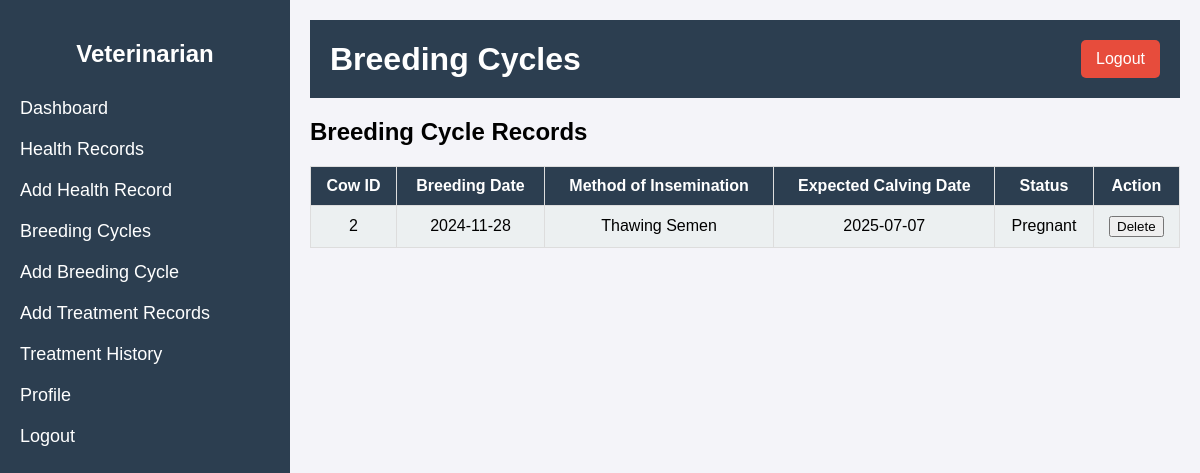
The page /breeding_cycles.php (signed in) on the database its author committed.
### tables this page shows
CREATE TABLE `tblbreeding_cycles` (
  `cycle_id` int(10) UNSIGNED NOT NULL,
  `cow_id` int(10) UNSIGNED NOT NULL,
  `breeding_date` date DEFAULT NULL,
  `method_of_insemination` varchar(100) DEFAULT NULL,
  `expected_calving_date` date DEFAULT NULL,
  `status` varchar(50) NOT NULL,
  `created_at` datetime DEFAULT current_timestamp()
);

### breeding_cycles.php (the view, shortened to what this page needs)
<?php
include('db_connect.php');
$query = "SELECT * FROM tblbreeding_cycles ORDER BY breeding_date DESC";
$result = mysqli_query($con, $query);
?>
<!DOCTYPE html>
<html lang="en">
<head>
    <link rel="stylesheet" href="style2.css">
</head>
<body>
    <div class="container">
        <div class="sidebar">
            <h2>Veterinarian</h2>
            <ul>
                <li><a href="veterinarian_dashboard.php">Dashboard</a></li>
                <li><a href="healthy_records.php">Health Records</a></li>
                <li><a href="add_health_record.php">Add Health Record</a></li>
                <li><a href="breeding_cycles.php">Breeding Cycles</a></li>
                <li><a href="add_breeding_cycle.php">Add Breeding Cycle</a></li>
                <li><a href="add_treatment_record.php">Add Treatment Records</a></li>
                <li><a href="treatment_history.php">Treatment History</a></li>
                <li><a href="profile1.php">Profile</a></li>
                <li><a href="logout.php">Logout</a></li>
            </ul>
        </div>
        <div class="main-content">
            <div class="header">
                <h1>Breeding Cycles</h1>
                <a href="logout.php" class="logout-btn">Logout</a>
            </div>
            <div class="content">
                <h2>Breeding Cycle Records</h2>
                <table>
                    <tr>
                        <th>Cow ID</th>
                        <th>Breeding Date</th>
                        <th>Method of Insemination</th>
                        <th>Expected Calving Date</th>
                        <th>Status</th>
                        <th>Action</th>
                    </tr>
                    <?php while ($row = mysqli_fetch_assoc($result)) { ?>
                        <tr>
                            <td><?php echo $row['cow_id']; ?></td>
                            <td><?php echo $row['breeding_date']; ?></td>
                            <td><?php echo $row['method_of_insemination']; ?></td>
                            <td><?php echo $row['expected_calving_date']; ?></td>
                            <td><?php echo $row['status']; ?></td>
                            <td>
                                <a href="breeding_cycles.php?delete_id=<?php echo $row['cycle_id']; ?>"
                                   onclick="return confirm('Are you sure you want to delete this breeding cycle?');">
                                   <button>Delete</button>
                                </a>
                            </td>
                        </tr>
                    <?php } ?>
                </table>
            </div>
        </div>
    </div>
</body>
</html>

### style2.css (style rules this page uses)
body { font-family: Arial, sans-serif; margin: 0; padding: 0; background-color: #f4f4f9; }
.container { display: flex; height: 100vh; }
.sidebar { width: 250px; background-color: #2c3e50; color: white; padding: 20px; height: 100%; }
.sidebar h2 { text-align: center; margin-bottom: 30px; }
.sidebar ul { list-style-type: none; padding: 0; }
.sidebar ul li { margin: 20px 0; }
.sidebar ul li a { color: white; text-decoration: none; font-size: 18px; }
.main-content { flex-grow: 1; padding: 20px; }
.header { display: flex; justify-content: space-between; align-items: center; background-color: #2c3e50; color: white; padding: 20px; }
.header h1 { margin: 0; }
.logout-btn { background-color: #e74c3c; color: white; padding: 10px 15px; border-radius: 5px; text-decoration: none; }
table { width: 100%; border-collapse: collapse; margin-top: 20px; }
table, th, td { border: 1px solid #ddd; }
th, td { padding: 10px; text-align: center; }
th { background-color: #2c3e50; color: white; }
td { background-color: #ecf0f1; }

### rows shown on the page
tblbreeding_cycles: cow "2", breeding_date "2024-11-28", method_of_insemination "Thawing Semen", expected_calving_date "2025-07-07", status "Pregnant"
